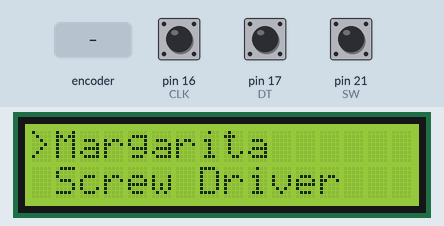
This sketch was run on a simulated Arduino Mega 2560, built with avr-gcc and run on an emulated ATmega2560. Parts: 16×2 character LCD. Inputs (shaded band) come from the test bench; at power-on: pin 21 (SW) HIGH, pin 16 (CLK) HIGH, pin 17 (DT) HIGH. What the sketch prints to the serial monitor is not drawn.

Above: at 1.2 s.
1.3 s: rotary encoder on pin 16 (CLK) / pin 17 (DT) turned 2 steps (second pin leading)
At 1.52 s:
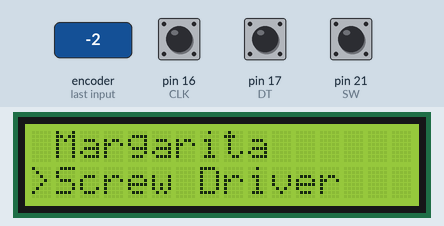
At 2.8 s:
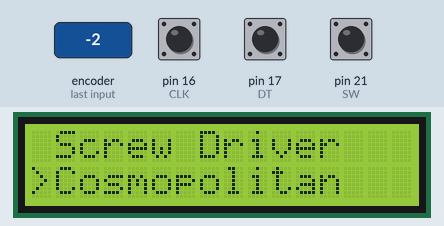
3.2 s: pin 21 (SW) pulled LOW for 0.15 s
At 3.8 s:
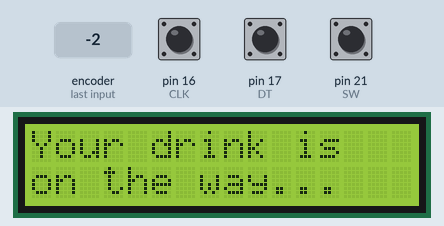
Timing chart, 0 to 6.2 s (numbered marks = the images above; inputs shaded):
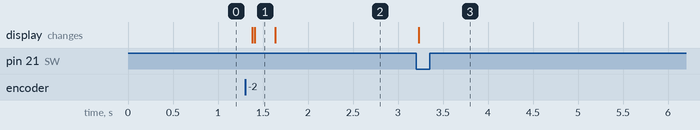

The sketch:

led_knob.ino
```cpp
// Menu Setup
int menuItem = 1;   // menu item counter
int frame = 1;    // frame counter
String menuItem1 = "Margarita";
int margarita[5] = {0,0,0,0,0};
String menuItem2 = "Screw Driver";
int screwDriver[5] = {0,0,0,0,0};
String menuItem3 = "Cosmopolitan";
int cosmo[5] = {0,0,0,0,0};
String menuItem4 = "Martini";
int martini[5] = {0,0,0,0,0};

// Rotatry Encoder
int counter = 0;
int CLK  = 16;    // CLK pin
int DT = 17;    // DT pin
int SW = 21;    // SW pin
int currentStateCLK;    // current CLK state
int lastStateCLK;   // last CLK state
String currentDir = "";   // current direction
unsigned long lastButtonPress = 0;    // last btn press duration

// LCD
#include <LiquidCrystal_I2C.h>
LiquidCrystal_I2C lcd(0x27,16,2); // set the LCD address to 0x27 , if not working 0x3F
// a 16 chars and 2 lines display
int sdaPin = 23;   // SDA pin
int sclPin = 22;   // SCL pin

void setup() {
  pinMode(CLK, INPUT);
  pinMode(DT, INPUT);
  pinMode(SW, INPUT_PULLUP);
  lastStateCLK = digitalRead(CLK);    // init CLK state

  lcd.autoscroll();   // enable each line to auto scroll from left -> right
  lcd.begin(sdaPin, sclPin);    // init the lcd with SDA and SCL pins
  lcd.backlight();    // turn on backlight
  // welcome screen
  lcd.setCursor(0,0);   // col: 0, row: 0
  // lcd.print("Welcome to");
  // lcd.setCursor(0,1);   // col: 0, row: 1
  // lcd.print("Drinking Bot!");
  // delay(5000);
  // lcd.clear();
  Serial.begin(9600);
}

void loop() {
  // render menu
  drawMenu();

  currentStateCLK = digitalRead(CLK);
	if (currentStateCLK != lastStateCLK  && currentStateCLK == 1) {
		// If the DT state is different than the CLK state then
		// the encoder is rotating CCW so decrement
		if (digitalRead(DT) != currentStateCLK) {
      lcd.clear();
      if (menuItem == 2 && frame == 2) {
        menuItem--;
        frame--;
      } else if (menuItem == 3 && frame == 3) {
        menuItem--;
        frame--;
      } else if (menuItem > 1) {
        menuItem--;
      }
			currentDir ="CCW";
		} else {
      lcd.clear();
			// Encoder is rotating CW so increment
      if (menuItem == 2 && frame == 1) {
        menuItem++;
        frame++;
      } else if (menuItem == 3 && frame == 2) {
        menuItem++;
        frame++;
      } else if (menuItem < 4) {
        menuItem++;
      }
			currentDir ="CW";
		}
		Serial.print("Direction: ");
		Serial.print(currentDir);
		Serial.print(" | Menu Item: ");
		Serial.println(menuItem);
	}

	// Remember last CLK state
	lastStateCLK = currentStateCLK;

	// Read the button state
	int btnState = digitalRead(SW);
	// If we detect LOW signal, button is pressed
	if (btnState == LOW) {
		// if 50ms have passed since last LOW pulse, it means that the
		// button has been pressed, released and pressed again
		if (millis() - lastButtonPress > 50) {
			pushButton();
      delay(5000);
      // TODO:
      // when drink is done
      // return to menu
		}
		// Remember last button press event
		lastButtonPress = millis();
	}

	// debounce reading
	delay(5);
}

// once btn pushed, transition to next scene
void pushButton() {
  lcd.clear();
  lcd.setCursor(0, 0);
  lcd.print("Your drink is");
  lcd.setCursor(0, 1);
  lcd.print("on the way...");
}

// render menu
void drawMenu() {
  if (menuItem == 1 && frame == 1) {
    displayMenuItem(menuItem1, 0, true);
    displayMenuItem(menuItem2, 1, false);
  } else if (menuItem == 2 && frame == 1) {
    displayMenuItem(menuItem1, 0, false);
    displayMenuItem(menuItem2, 1, true);
  } else if (menuItem == 2 && frame == 2) {
    displayMenuItem(menuItem2, 0, true);
    displayMenuItem(menuItem3, 1, false);
  } else if (menuItem == 3 && frame == 2) {
    displayMenuItem(menuItem2, 0, false);
    displayMenuItem(menuItem3, 1, true);
  } else if (menuItem == 3 && frame == 3) {
    displayMenuItem(menuItem3, 0, true);
    displayMenuItem(menuItem4, 1, false);
  } else if (menuItem == 4 && frame == 3) {
    displayMenuItem(menuItem3, 0, false);
    displayMenuItem(menuItem4, 1, true);
  }
}

// render individual menu item
void displayMenuItem(String item, int row, boolean selected) {
  lcd.setCursor(0, row);
  if (selected) {
    // if selected, place a chevron in front of the item
    lcd.print(">"+item);
  } else {
    lcd.print(" "+item);
  }
}
```

Measured:
- after the input at 1.3 s, the display: first changes after 0.08 s (image 1 shows a later state)
- after the input at 3.2 s, the display: changes at once (image 3)
